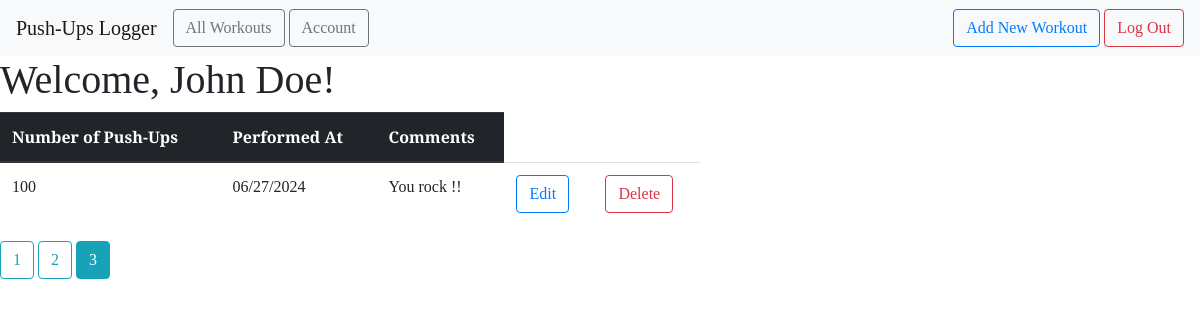
Page /all?page=3 (signed in) on the committed database.
### models.py (models this page shows, shortened)
class User(db.Model, UserMixin):
    id = db.Column(db.Integer, primary_key=True, nullable=False)
    email = db.Column(db.String(100), unique=True, nullable=False)
    password = db.Column(db.String(100), nullable=False)
    name = db.Column(db.String(100), nullable=False)
    workouts = db.relationship('Workout', backref='author', lazy=True)

class Workout(db.Model):
    id = db.Column(db.Integer, primary_key=True)
    pushups = db.Column(db.Integer, nullable=False)
    date_posted = db.Column(db.DateTime, nullable=False, default=datetime.now(timezone.utc))
    comment = db.Column(db.Text, nullable=False)
    user_id = db.Column(db.Integer, db.ForeignKey('user.id'), nullable=False)

### main.py (the view)
@main.route('/all')
@login_required
def user_workouts():
    page = request.args.get('page', 1, type=int)
    user = User.query.filter_by(email=current_user.email).first_or_404()
    workouts = Workout.query.filter_by(author=user).paginate(page=page, per_page=3)
    return render_template('all_workouts.html', workouts=workouts, user=user)

### __init__.py (called while the page is built)
def create_app():
    app = Flask(__name__)
    app.debug=True
    app.config['SECRET_KEY'] = '1234'
    app.config['SQLALCHEMY_DATABASE_URI'] ='sqlite:///' + os.path.join(basedir, 'database.db')
    app.config['SQLALCHEMY_TRACK_MODIFICATIONS'] = False
    db.init_app(app)
    login_manager = LoginManager()
    login_manager.login_view = 'auth.login'
    login_manager.init_app(app)
    from .models import User
    @login_manager.user_loader
    def load_user(user_id):
        return User.query.get(int(user_id))
    with app.app_context():
        db.create_all()
    from .main import main as main_blueprint
    app.register_blueprint(main_blueprint)
    from .auth import auth as auth_blueprint
    app.register_blueprint(auth_blueprint)
    return app

### templates/all_workouts.html (shortened to what this page needs)
{% extends "base.html" %} {% block head %} {{ super() }}
<link
  rel="stylesheet"
  href="{{ url_for('static', filename= 'extended_beauty.css') }}"
/>
{% endblock %} {% block content %}
<h1>
  Welcome, {{ user.name }}!
</h1>
<div>
  <table class="table table-hover" style="width: 700px;">
    <thead class="thead-dark">
      <tr>
        <th scope="col">Number of Push-Ups</th>
        <th scope="col">Performed At</th>
        <th scope="col">Comments</th>
      </tr>
    </thead>
    <tbody>
      {% for workout in workouts %}
      <tr>
        <td>{{ workout.pushups }}</td>
        <td>{{ workout.date_posted.strftime('%m/%d/%Y') }}</td>
        <td>{{ workout.comment }}</td>
        <td>
          <a
            href="{{ url_for('main.update_workout', workout_id=workout.id)}}"
            class="btn btn-outline-primary"
            role="button"
          >
            Edit
          </a>
        </td>
        <td>
          <a
            href="{{ url_for('main.delete_workout', workout_id=workout.id)}}"
            class="btn btn-outline-danger"
            role="button"
          >
            Delete
          </a>
        </td>
      </tr>
      {% endfor %}
    </tbody>
  </table>
  {% for page_num in workouts.iter_pages(left_edge=1, right_edge=1,
    left_current=1, right_current=1) %} {% if page_num %} {% if workouts.page ==
    page_num %}
    <a
      class="btn btn-info mb-4"
      href="{{ url_for('main.user_workouts', page=page_num) }}"
      >{{ page_num }}</a
    >
    {% else %}
    <a
      class="btn btn-outline-info mb-4"
      href="{{ url_for('main.user_workouts', page=page_num) }}"
      >{{ page_num }}</a
    >
    {% endif %} {% else %} ... {% endif %} {% endfor %}
</div>
{% endblock %}

### static/beauty.css (style rules this page uses)
* { font-family: "Arvo", serif; }

### static/extended_beauty.css (style rules this page uses)
h1, h2, h4, p { font-family: "Arvo", serif; }

### rows in the picture
User: name "John Doe"
Workout: pushups "100", date_posted "06/27/2024", comment "You rock !!"

### other values in the picture
{{ page_num }} "1" "2"
{{ page_num }} "3"
